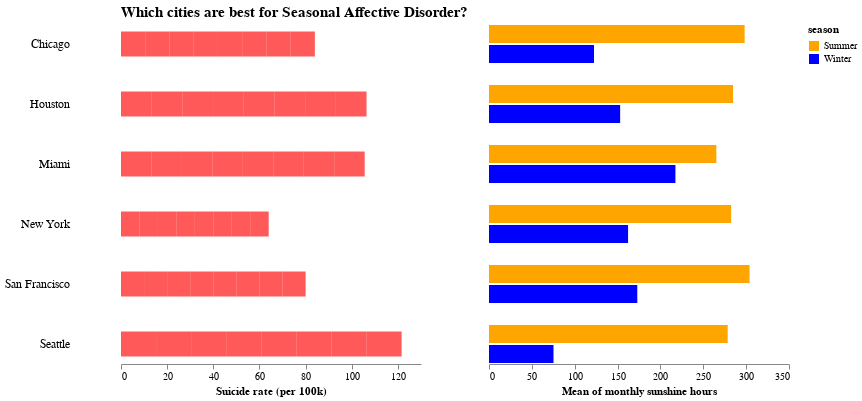

Notebook code cell kept with this figure:
### Code cell
import altair as alt
import pandas as pd
import numpy as np

df = pd.read_csv('sunshine.csv')

conds1 = [
    (df['monthnum']>3) & (df['monthnum']<8),
    (df['monthnum']>9) | (df['monthnum']<2)]
choices1 = ['Summer','Winter']
df['season'] = np.select(conds1, choices1, default='Neither')


conds2 = [
    (df['city']=='Chicago'), (df['city']=='Houston'), (df['city']=='Miami'), 
    (df['city']=='New York'), (df['city']=='San Francisco'),(df['city']=='Seattle')]
choices2 = [10.5,13.3,13.2,8,10,15.2]
df['death_rate'] = np.select(conds2, choices2, default=0)
df['monthly sunshine hours'] = df['sunshine']

trunc_df = df.loc[df['season']!='Neither']

bar_chart = alt.Chart(trunc_df).mark_bar().encode(
    color=alt.Color('season')
        .scale(range=['orange','blue']),
    y=alt.Y('season',axis=None),
    row=alt.Row('city', title=None, header=None),
    x='mean(monthly sunshine hours):Q'
).properties(
    title=''
)

death_chart = alt.Chart(trunc_df).mark_bar(color='red',opacity=0.65, size=25).encode(
    #row=alt.Row('city',header=alt.Header(labelOrient='left'), title=None),
    row=alt.Row('city',header=None, title=None),
    x=alt.X('death_rate:Q', title='Suicide rate (per 100k)')
).properties(
    title="Which cities are best for Seasonal Affective Disorder?"
).properties(
    height=40
)

middle_chart = alt.Chart(trunc_df).mark_text().encode(
    row=alt.Row('city', title=None)
        .header(labelAngle=0, labelAlign='left', labelFontSize=12)
).properties(
    height=40
)
combined_chart = alt.concat(middle_chart, death_chart, bar_chart)
combined_chart = combined_chart.configure_view(strokeWidth=0).configure_axis(grid=False).configure_title(fontSize=15)
#combined_chart = alt.concat(death_chart, bar_chart)
combined_chart.display()

### Figure 1 — Vega-Lite specification as saved in the notebook (floating-point values rounded to 4 significant figures)
{"config": {"view": {"continuousWidth": 300, "continuousHeight": 300, "strokeWidth": 0}, "axis": {"grid": false}, "title": {"fontSize": 15}}, "concat": [{"mark": {"type": "text"}, "encoding": {"row": {"field": "city", "header": {"labelAngle": 0, "labelAlign": "left", "labelFontSize": 12}, "title": null, "type": "nominal"}}, "height": 40}, {"mark": {"type": "bar", "color": "red", "opacity": 0.65, "size": 25}, "encoding": {"row": {"field": "city", "header": null, "title": null, "type": "nominal"}, "x": {"field": "death_rate", "title": "Suicide rate (per 100k)", "type": "quantitative"}}, "height": 40, "title": "Which cities are best for Seasonal Affective Disorder?"}, {"mark": {"type": "bar"}, "encoding": {"color": {"field": "season", "scale": {"range": ["orange", "blue"]}, "type": "nominal"}, "row": {"field": "city", "header": null, "title": null, "type": "nominal"}, "x": {"aggregate": "mean", "field": "monthly sunshine hours", "type": "quantitative"}, "y": {"axis": null, "field": "season", "type": "nominal"}}, "title": ""}], "data": {"name": "data-18007264a63b0820384999abc1dfb04f"}, "$schema": "https://vega.github.io/schema/vega-lite/v5.6.1.json", "datasets": {"data-18007264a63b0820384999abc1dfb04f": [{"city": "Chicago", "lon": -87.62, "lat": 41.88, "month": "Jan", "monthnum": 0, "sunshine": 135, "season": "Winter", "death_rate": 10.5, "monthly sunshine hours": 135}, {"city": "Chicago", "lon": -87.62, "lat": 41.88, "month": "Feb", "monthnum": 1, "sunshine": 136, "season": "Winter", "death_rate": 10.5, "monthly sunshine hours": 136}, {"city": "Chicago", "lon": -87.62, "lat": 41.88, "month": "May", "monthnum": 4, "sunshine": 281, "season": "Summer", "death_rate": 10.5, "monthly sunshine hours": 281}, {"city": "Chicago", "lon": -87.62, "lat": 41.88, "month": "Jun", "monthnum": 5, "sunshine": 311, "season": "Summer", "death_rate": 10.5, "monthly sunshine hours": 311}, {"city": "Chicago", "lon": -87.62, "lat": 41.88, "month": "Jul", "monthnum": 6, "sunshine": 318, "season": "Summer", "death_rate": 10.5, "monthly sunshine hours": 318}, {"city": "Chicago", "lon": -87.62, "lat": 41.88, "month": "Aug", "monthnum": 7, "sunshine": 283, "season": "Summer", "death_rate": 10.5, "monthly sunshine hours": 283}, {"city": "Chicago", "lon": -87.62, "lat": 41.88, "month": "Nov", "monthnum": 10, "sunshine": 113, "season": "Winter", "death_rate": 10.5, "monthly sunshine hours": 113}, {"city": "Chicago", "lon": -87.62, "lat": 41.88, "month": "Dec", "monthnum": 11, "sunshine": 106, "season": "Winter", "death_rate": 10.5, "monthly sunshine hours": 106}, {"city": "Houston", "lon": -95.36, "lat": 29.75, "month": "Jan", "monthnum": 0, "sunshine": 144, "season": "Winter", "death_rate": 13.3, "monthly sunshine hours": 144}, {"city": "Houston", "lon": -95.36, "lat": 29.75, "month": "Feb", "monthnum": 1, "sunshine": 141, "season": "Winter", "death_rate": 13.3, "monthly sunshine hours": 141}, {"city": "Houston", "lon": -95.36, "lat": 29.75, "month": "May", "monthnum": 4, "sunshine": 266, "season": "Summer", "death_rate": 13.3, "monthly sunshine hours": 266}, {"city": "Houston", "lon": -95.36, "lat": 29.75, "month": "Jun", "monthnum": 5, "sunshine": 298, "season": "Summer", "death_rate": 13.3, "monthly sunshine hours": 298}, {"city": "Houston", "lon": -95.36, "lat": 29.75, "month": "Jul", "monthnum": 6, "sunshine": 294, "season": "Summer", "death_rate": 13.3, "monthly sunshine hours": 294}, {"city": "Houston", "lon": -95.36, "lat": 29.75, "month": "Aug", "monthnum": 7, "sunshine": 281, "season": "Summer", "death_rate": 13.3, "monthly sunshine hours": 281}, {"city": "Houston", "lon": -95.36, "lat": 29.75, "month": "Nov", "monthnum": 10, "sunshine": 181, "season": "Winter", "death_rate": 13.3, "monthly sunshine hours": 181}, {"city": "Houston", "lon": -95.36, "lat": 29.75, "month": "Dec", "monthnum": 11, "sunshine": 146, "season": "Winter", "death_rate": 13.3, "monthly sunshine hours": 146}, {"city": "Miami", "lon": -80.19, "lat": 25.76, "month": "Jan", "monthnum": 0, "sunshine": 222, "season": "Winter", "death_rate": 13.2, "monthly sunshine hours": 222}, {"city": "Miami", "lon": -80.19, "lat": 25.76, "month": "Feb", "monthnum": 1, "sunshine": 227, "season": "Winter", "death_rate": 13.2, "monthly sunshine hours": 227}, {"city": "Miami", "lon": -80.19, "lat": 25.76, "month": "May", "monthnum": 4, "sunshine": 280, "season": "Summer", "death_rate": 13.2, "monthly sunshine hours": 280}, {"city": "Miami", "lon": -80.19, "lat": 25.76, "month": "Jun", "monthnum": 5, "sunshine": 251, "season": "Summer", "death_rate": 13.2, "monthly sunshine hours": 251}, {"city": "Miami", "lon": -80.19, "lat": 25.76, "month": "Jul", "monthnum": 6, "sunshine": 267, "season": "Summer", "death_rate": 13.2, "monthly sunshine hours": 267}, {"city": "Miami", "lon": -80.19, "lat": 25.76, "month": "Aug", "monthnum": 7, "sunshine": 263, "season": "Summer", "death_rate": 13.2, "monthly sunshine hours": 263}, {"city": "Miami", "lon": -80.19, "lat": 25.76, "month": "Nov", "monthnum": 10, "sunshine": 212, "season": "Winter", "death_rate": 13.2, "monthly sunshine hours": 212}, {"city": "Miami", "lon": -80.19, "lat": 25.76, "month": "Dec", "monthnum": 11, "sunshine": 209, "season": "Winter", "death_rate": 13.2, "monthly sunshine hours": 209}, {"city": "New York", "lon": -73.94, "lat": 40.73, "month": "Jan", "monthnum": 0, "sunshine": 154, "season": "Winter", "death_rate": 8.0, "monthly sunshine hours": 154}, {"city": "New York", "lon": -73.94, "lat": 40.73, "month": "Feb", "monthnum": 1, "sunshine": 171, "season": "Winter", "death_rate": 8.0, "monthly sunshine hours": 171}, {"city": "New York", "lon": -73.94, "lat": 40.73, "month": "May", "monthnum": 4, "sunshine": 268, "season": "Summer", "death_rate": 8.0, "monthly sunshine hours": 268}, {"city": "New York", "lon": -73.94, "lat": 40.73, "month": "Jun", "monthnum": 5, "sunshine": 289, "season": "Summer", "death_rate": 8.0, "monthly sunshine hours": 289}, {"city": "New York", "lon": -73.94, "lat": 40.73, "month": "Jul", "monthnum": 6, "sunshine": 302, "season": "Summer", "death_rate": 8.0, "monthly sunshine hours": 302}, {"city": "New York", "lon": -73.94, "lat": 40.73, "month": "Aug", "monthnum": 7, "sunshine": 271, "season": "Summer", "death_rate": 8.0, "monthly sunshine hours": 271}, {"city": "New York", "lon": -73.94, "lat": 40.73, "month": "Nov", "monthnum": 10, "sunshine": 169, "season": "Winter", "death_rate": 8.0, "monthly sunshine hours": 169}, {"city": "New York", "lon": -73.94, "lat": 40.73, "month": "Dec", "monthnum": 11, "sunshine": 155, "season": "Winter", "death_rate": 8.0, "monthly sunshine hours": 155}, {"city": "San Francisco", "lon": -122.4, "lat": 37.73, "month": "Jan", "monthnum": 0, "sunshine": 165, "season": "Winter", "death_rate": 10.0, "monthly sunshine hours": 165}, {"city": "San Francisco", "lon": -122.4, "lat": 37.73, "month": "Feb", "monthnum": 1, "sunshine": 182, "season": "Winter", "death_rate": 10.0, "monthly sunshine hours": 182}, {"city": "San Francisco", "lon": -122.4, "lat": 37.73, "month": "May", "monthnum": 4, "sunshine": 314, "season": "Summer", "death_rate": 10.0, "monthly sunshine hours": 314}, {"city": "San Francisco", "lon": -122.4, "lat": 37.73, "month": "Jun", "monthnum": 5, "sunshine": 330, "season": "Summer", "death_rate": 10.0, "monthly sunshine hours": 330}, {"city": "San Francisco", "lon": -122.4, "lat": 37.73, "month": "Jul", "monthnum": 6, "sunshine": 300, "season": "Summer", "death_rate": 10.0, "monthly sunshine hours": 300}, {"city": "San Francisco", "lon": -122.4, "lat": 37.73, "month": "Aug", "monthnum": 7, "sunshine": 272, "season": "Summer", "death_rate": 10.0, "monthly sunshine hours": 272}, {"city": "San Francisco", "lon": -122.4, "lat": 37.73, "month": "Nov", "monthnum": 10, "sunshine": 189, "season": "Winter", "death_rate": 10.0, "monthly sunshine hours": 189}, {"city": "San Francisco", "lon": -122.4, "lat": 37.73, "month": "Dec", "monthnum": 11, "sunshine": 156, "season": "Winter", "death_rate": 10.0, "monthly sunshine hours": 156}, {"city": "Seattle", "lon": -122.3, "lat": 47.61, "month": "Jan", "monthnum": 0, "sunshine": 69, "season": "Winter", "death_rate": 15.2, "monthly sunshine hours": 69}, {"city": "Seattle", "lon": -122.3, "lat": 47.61, "month": "Feb", "monthnum": 1, "sunshine": 108, "season": "Winter", "death_rate": 15.2, "monthly sunshine hours": 108}, {"city": "Seattle", "lon": -122.3, "lat": 47.61, "month": "May", "monthnum": 4, "sunshine": 253, "season": "Summer", "death_rate": 15.2, "monthly sunshine hours": 253}, {"city": "Seattle", "lon": -122.3, "lat": 47.61, "month": "Jun", "monthnum": 5, "sunshine": 268, "season": "Summer", "death_rate": 15.2, "monthly sunshine hours": 268}, {"city": "Seattle", "lon": -122.3, "lat": 47.61, "month": "Jul", "monthnum": 6, "sunshine": 312, "season": "Summer", "death_rate": 15.2, "monthly sunshine hours": 312}, {"city": "Seattle", "lon": -122.3, "lat": 47.61, "month": "Aug", "monthnum": 7, "sunshine": 281, "season": "Summer", "death_rate": 15.2, "monthly sunshine hours": 281}, {"city": "Seattle", "lon": -122.3, "lat": 47.61, "month": "Nov", "monthnum": 10, "sunshine": 72, "season": "Winter", "death_rate": 15.2, "monthly sunshine hours": 72}, {"city": "Seattle", "lon": -122.3, "lat": 47.61, "month": "Dec", "monthnum": 11, "sunshine": 52, "season": "Winter", "death_rate": 15.2, "monthly sunshine hours": 52}]}}
